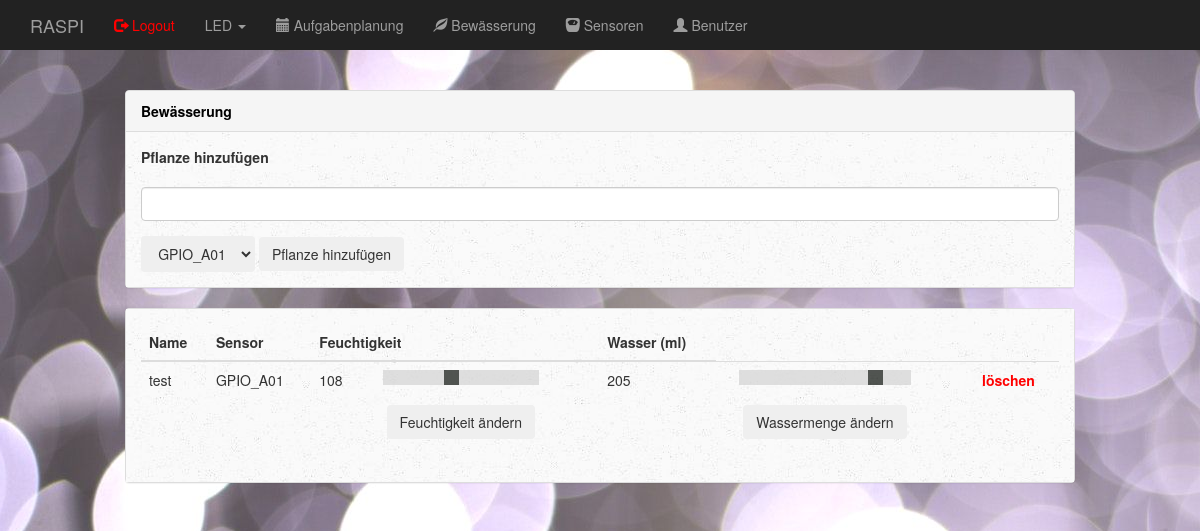
The page /dashboard/plants (signed in) on the database its author committed.
### app.py (models this page shows)
class Plants(db.Model):
    __tablename__ = 'plants'
    id           = db.Column(db.Integer, primary_key=True, autoincrement = True)
    name         = db.Column(db.String(50), unique=True)
    sensor_id    = db.Column(db.Integer, db.ForeignKey('sensor.id'))
    sensor_name  = db.relationship('Sensor')
    moisture     = db.Column(db.Integer)
    water_volume = db.Column(db.Integer)

class Sensor(db.Model):
    __tablename__ = 'sensor'
    id   = db.Column(db.Integer, primary_key=True, autoincrement = True)
    name = db.Column(db.String(50), unique=True)

### app.py (the view, shortened to what this page needs)
@app.route('/dashboard/plants', methods=['GET', 'POST'])
@login_required
def dashboard_plants():
    error_massage = ""
    water_volume = ""
    moisture = ""
    if request.method == "GET":
        for i in range (1,25):
            if request.args.get("moisture_" + str(i)):
                moisture = request.args.get("moisture_" + str(i))
                entry = Plants.query.filter_by(id=i).first()
                entry.moisture = moisture
                db.session.commit()
            if request.args.get("water_" + str(i)):
                water_volume = request.args.get("water_" + str(i))
                entry = Plants.query.filter_by(id=i).first()
                entry.water_volume = water_volume
                db.session.commit()
    dropdown_list_sensor = Sensor.query.all()
    plants_list = Plants.query.all()
    return render_template('dashboard_plants.html',
                            dropdown_list_sensor=dropdown_list_sensor,
                            plants_list=plants_list,
                            moisture=moisture,
                            water_volume=water_volume,
                            error_massage=error_massage)

### app.py (called while the page is built)
@login_manager.user_loader
def load_user(user_id):
    return User.query.get(int(user_id))

### templates/dashboard_plants.html (shortened to what this page needs)
{% extends "bootstrap/base.html" %}
{% block styles %}
  {{super()}}
  <link rel="stylesheet" href="{{url_for('.static', filename='dashboard.css')}}">
{% endblock %}
{% block content %}
<nav class="navbar navbar-inverse navbar-fixed-top">
  <div class="container">
    <div class="navbar-header">
      <a class="navbar-brand" href="#">RASPI</a>
    </div>
    <div id="navbar" class="collapse navbar-collapse">
      <ul class="nav navbar-nav">
        <li><a href="{{ url_for('logout') }}"><span class="glyphicon glyphicon-log-out" style="color:red"></span><font color="red"> Logout</font></a></li>
        <li class="dropdown">
          <a class="dropdown-toggle" data-toggle="dropdown" href="#">LED
          <span class="caret"></span></a>
        </li>
        <li><a href="{{ url_for('dashboard_schedular') }}"><span class="glyphicon glyphicon-calendar"></span> Aufgabenplanung</a></li>
        <li><a href="{{ url_for('dashboard_plants') }}"><span class="glyphicon glyphicon-leaf"></span> Bewässerung</a></li>
        <li><a href="{{ url_for('dashboard_sensors') }}"><span class="glyphicon glyphicon-scale"></span> Sensoren</a></li>
        <li><a href="{{ url_for('dashboard_user') }}"><span class="glyphicon glyphicon-user"></span> Benutzer</a></li>
      </ul>
    </div>
  </div>
</nav>
<br>
<div class="col-sm-2 col-sm-offset-2 col-md-10 col-md-offset-1 main">
  <div class="row">
    <div class="col">
      <div class="panel panel-default">
        <div class="panel-heading"><font color="black"><b>Bewässerung</b></font></div>
          <div class="panel-body">
          <form method="GET">
            <b>Pflanze hinzufügen</b>
            <br>
            <br>
            <div class="form-group">
              <input type="text" class="form-control" name=name value="" />
              </div>
                <select class="btn btn-secondary dropdown-toggle" name="set_sensor">
                  {% for each in dropdown_list_sensor %}
                  <option value="{{each.id}}"> {{ each.name }} </option>
                  {% endfor %}
                </select>
              <input type="submit" class="btn btn-secondary" value="Pflanze hinzufügen" />
              <br>
            </form>
          </div>
        </div>
        <div class="panel panel-default">
          <div class="panel-body">
          <table class="table">
            <thead>
              <th scope="col">Name</th>
              <th scope="col">Sensor</th>
              <th scope="col" colspan="2">Feuchtigkeit</th>
              <th scope="col">Wasser (ml)</th>
            </thead>
            <tbody>
              {% for entry in plants_list %}
              <tr>
                <td>{{ entry.name }}</td>
                <td>{{ entry.sensor_name.name }}</td>
                <td>{{ entry.moisture }}</td>
                <td>
                  <form method="GET" class="slidecontainer">
                    <div class="col-md-10 text-center">
                      <input type="range" class="slider" name="moisture_{{ entry.id }}" min="0" max="250" value="{{ entry.moisture }}" />
                      <br>
                      <input type="submit" class="btn btn-secondary" value="Feuchtigkeit ändern"/>
                    </div>
                  </form>
                </td>
                <td>{{ entry.water_volume }}</td>
                <td>
                  <form method="GET" class="slidecontainer">
                    <div class="col-md-10 text-center">
                      <input type="range" class="slider" name="water_{{ entry.id }}" min="0" max="250" value="{{ entry.water_volume }}" />
                      <br>
                      <input type="submit" class="btn btn-secondary" value="Wassermenge ändern"/>
                    </div>
                  </form>
                </td>
                <td><a href="/dashboard/plants/delete/{{ entry.id }}"><font color="red"><b>löschen</b></font></a></td>
              </tr>
              {% endfor %}
            </tbody>
          </table>
        </div>
      </div>
    </div>
  </div>
</div>
{% endblock %}

### static/dashboard.css (style rules this page uses)
body { padding-top: 50px; background-image: url(images/background.jpg); }
.panel-body { background-image: url(images/background-panal.jpg); }
.navbar-fixed-top { border: 0; }
.main { padding: 20px; }
@media (min-width: 768px) { .main { padding-right: 40px; padding-left: 40px; } }
.slidecontainer { width: 100%; }
.slider { -webkit-appearance: none; appearance: none; width: 100%; height: 15px; background: #d3d3d3; outline: none; opacity: 0.7; -webkit-transition: .2s; transition: opacity .2s; }

### rows shown on the page
Plants: name "test", sensor_name.name "GPIO_A01", moisture "108", water_volume "205"

### other values the page prints
form field set_sensor "GPIO_A01"
